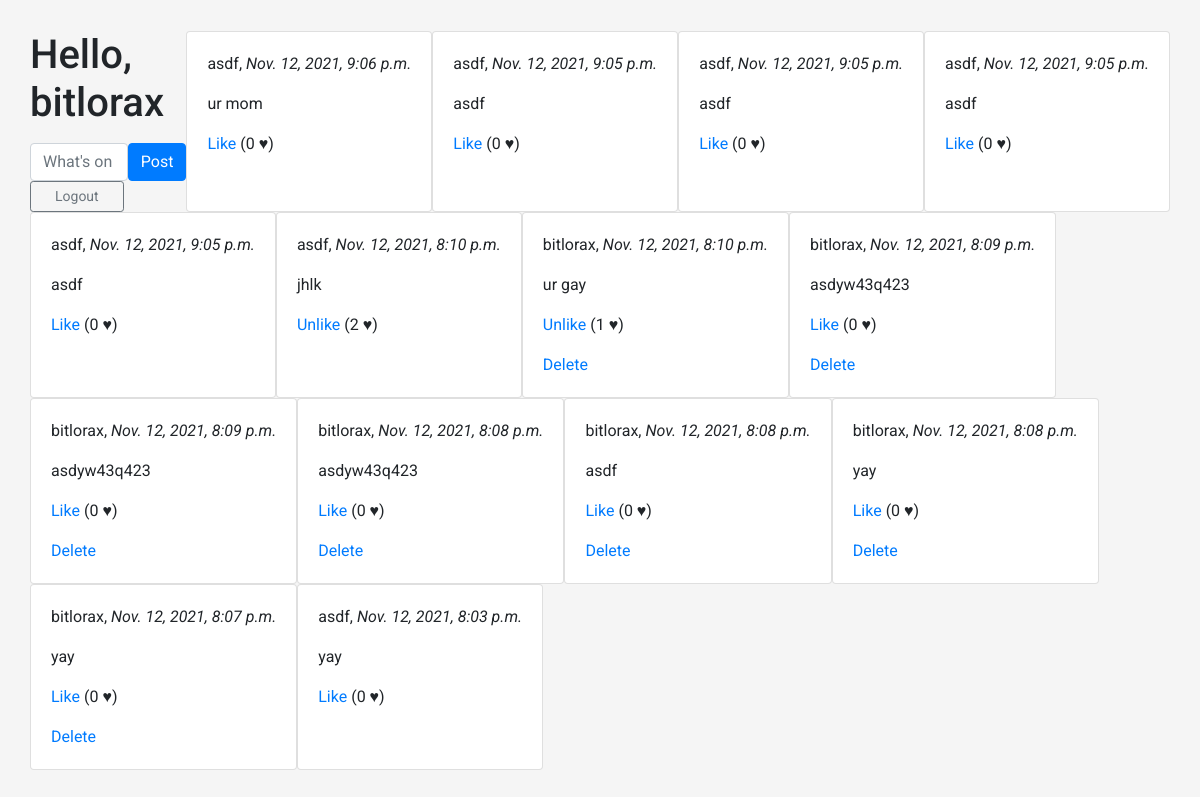
The page / (signed in) on the database its author committed.
### main/models.py (models this page shows, shortened)
class Tweet(models.Model):
    body = models.TextField(max_length=300)
    author = models.ForeignKey(User, on_delete=models.CASCADE, null=True)
    created_at = models.DateTimeField()
    likes = models.ManyToManyField(User, related_name='likes', blank=True)

### main/views.py (the view, shortened to what this page needs)
def main_view(request):
    if not request.user.is_authenticated:
        return redirect('/splash/')
    tweets = Tweet.objects.all().order_by('-created_at')
    return render(request, 'main.html', {'tweets': tweets})

### main/templates/main.html (shortened to what this page needs)
{% extends 'base.html' %}
{% load static %}
{% block body %}
<div class="container">
    <div class="row">
        <div class="col">
            <div class="row">
                <h1 class="h1 mb-3 fw-normal">Hello, {{ user.username }}</h1>
            </div>
            <div class="row">
                <form method="POST" action="/">
                    <div style="display:flex; flex-direction: row; justify-content: center; align-items: center">
                        <input name="body" placeholder="What's on your mind?" class="form-control"/>
                        <input type="submit" value="Post" class="w-30 btn btn-md btn-primary"/>
                    </div>
                </form>
            </div>
            <div class="row">
                <a href="/logout"><button class="btn btn-outline-secondary btn-sm px-4 gap-3">Logout</button></a>
            </div>
        </div>
        {% for tweet in tweets %}
        <div class="card">
        <div class="card-body">
        <div class="tweet-card">
            <p> {{ tweet.author.username }}, <i>{{ tweet.created_at }}</i></p>
            <p> {{ tweet.body }} </p>
            <p><a href="like?id={{tweet.id}}">
                {% if request.user in tweet.likes.all %}
                    Unlike
                {% else %}
                    Like
                {% endif %}
            </a> ({{ tweet.likes.count }} &hearts;)</p>
            {% if tweet.author == user %}
                <a href="delete?id={{tweet.id}}">Delete</a>
            {% endif %}
        </div>
        </div>
        </div>
        {% endfor %}
    </div>
</div>
{% endblock %}

### main/templates/base.html (shortened to what this page needs)
{% load static %}
<!doctype html>
<html lang="en">
    <head>
        <link rel="stylesheet" href="https://stackpath.bootstrapcdn.com/bootstrap/4.3.1/css/bootstrap.min.css">
        <link rel="stylesheet" href="{% static 'css/base.css' %}">
    </head>
    <body>
        {% block body %}{% endblock %}
    </body>
</html>

### main/static/css/base.css (style rules this page uses)
* { font-family: 'Comic Sans MS', 'Roboto', sans-serif; }
html, body { height: 100%; }
body { display: flex; align-items: center; padding-top: 40px; padding-bottom: 40px; background-color: #f5f5f5; }

### rows shown on the page
Tweet: author.username "asdf", created_at "Nov. 12, 2021, 9:06 p.m.", body "ur mom", shows "Like", likes.count "0"
Tweet: author.username "asdf", created_at "Nov. 12, 2021, 9:05 p.m.", body "asdf", shows "Like", likes.count "0"
Tweet: author.username "asdf", created_at "Nov. 12, 2021, 9:05 p.m.", body "asdf", shows "Like", likes.count "0"
Tweet: author.username "asdf", created_at "Nov. 12, 2021, 9:05 p.m.", body "asdf", shows "Like", likes.count "0"
Tweet: author.username "asdf", created_at "Nov. 12, 2021, 9:05 p.m.", body "asdf", shows "Like", likes.count "0"
Tweet: author.username "asdf", created_at "Nov. 12, 2021, 8:10 p.m.", body "jhlk", shows "Unlike", likes.count "2"
Tweet: author.username "bitlorax", created_at "Nov. 12, 2021, 8:10 p.m.", body "ur gay", shows "Unlike", likes.count "1"
Tweet: author.username "bitlorax", created_at "Nov. 12, 2021, 8:09 p.m.", body "asdyw43q423", shows "Like", likes.count "0"
Tweet: author.username "bitlorax", created_at "Nov. 12, 2021, 8:09 p.m.", body "asdyw43q423", shows "Like", likes.count "0"
Tweet: author.username "bitlorax", created_at "Nov. 12, 2021, 8:08 p.m.", body "asdyw43q423", shows "Like", likes.count "0"
Tweet: author.username "bitlorax", created_at "Nov. 12, 2021, 8:08 p.m.", body "asdf", shows "Like", likes.count "0"
Tweet: author.username "bitlorax", created_at "Nov. 12, 2021, 8:08 p.m.", body "yay", shows "Like", likes.count "0"
Tweet: author.username "bitlorax", created_at "Nov. 12, 2021, 8:07 p.m.", body "yay", shows "Like", likes.count "0"
Tweet: author.username "asdf", created_at "Nov. 12, 2021, 8:03 p.m.", body "yay", shows "Like", likes.count "0"

### other values the page prints
{{ user.username }} "bitlorax"
